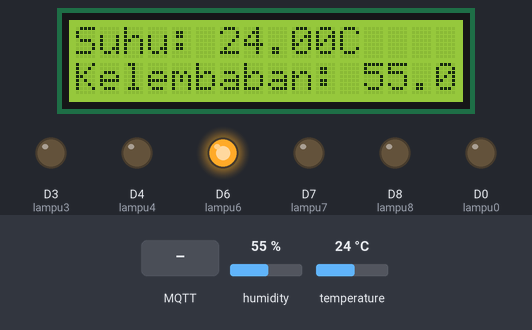
A sketch run on a simulated ESP8266 (NodeMCU). Shown: 16×2 character LCD, output pins drawn as LEDs (lit = HIGH). Inputs (shaded band) come from the test bench; at power-on: temperature 24 °C, humidity 55 %. WiFi joins after 1.5 s; servers stay silent unless stated; no MQTT or app messages arrive unless stated; what the sketch prints to the serial monitor is not drawn.

Above: at 2.7 s.
2.8 s: temperature set to 33 °C
At 7.1 s:
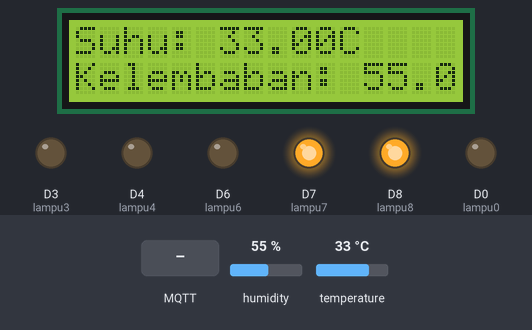
8.2 s: MQTT message "D1_ON" arrives on the first subscribed topic
At 12.3 s:
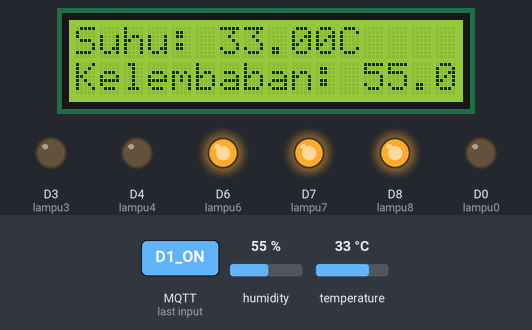
13.3 s: MQTT message "D2_OFF" arrives on the first subscribed topic
At 17.6 s:
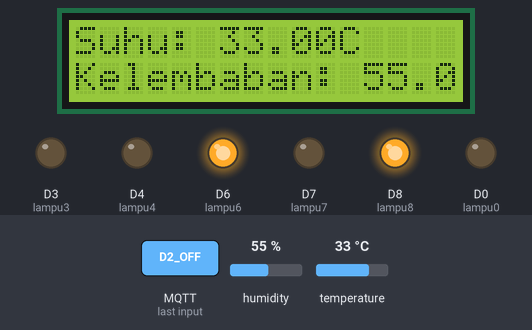
18.3 s: MQTT message "D1_OFF" arrives on the first subscribed topic
At 22.9 s:
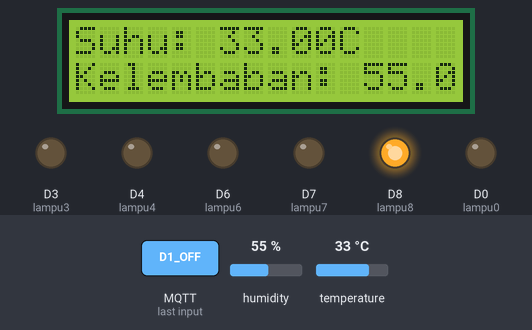
23.4 s: humidity set to 22 %
At 27.5 s:
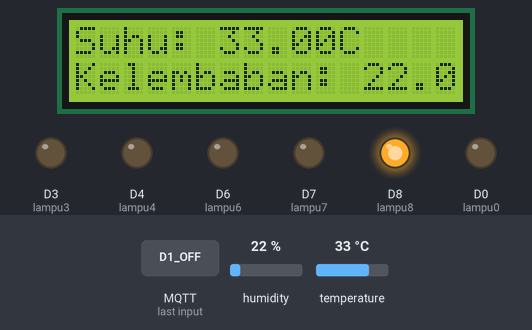
28.5 s: MQTT message "D3_OFF" arrives on the first subscribed topic
At 32.8 s:
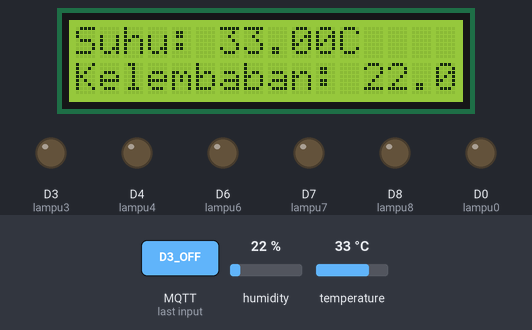
Timing chart, 0 to 34.3 s (numbered marks = the images above; inputs shaded):
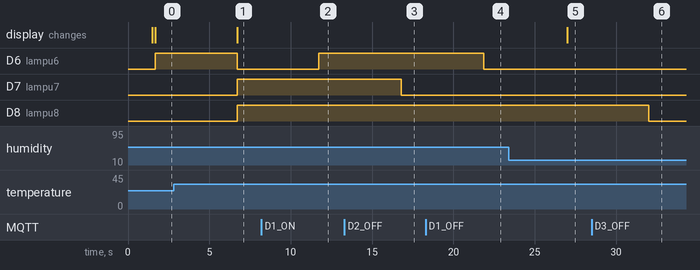

The sketch:

arduino.ino
```cpp
#include <EEPROM.h>
#include <ESP8266WiFi.h>
#include <PubSubClient.h>
#include <LiquidCrystal_I2C.h>
#include <Wire.h>
#include "DHT.h"


#define lampu0 D0
#define lampu3 0
#define lampu4 2
#define lampu6 12
#define lampu7 13
#define lampu8 15
#define DHTPIN D5
#define DHTTYPE DHT11


const char* ssid = "ONECARE_wifi";
const char* password = "duasaudara";
const char* revolusi_server = "x2.revolusi-it.com";
const char* user = "usm";
const char* pass = "usmjaya001";
const char* topik_temperature = "G.231.22.0030/temperature";
const char* topik_humidity = "G.231.22.0030/humidityy";
const char* topik_control = "G.231.22.0030/control";

WiFiClient espClient;
PubSubClient client(espClient);
LiquidCrystal_I2C lcd(0x27, 16, 2);
DHT dht(DHTPIN, DHTTYPE);


bool statusLampu6 = false;
bool statusLampu7 = false;
bool statusLampu8 = false;
bool kontrolManual = false;

void reconnect() {
    while (!client.connected()) {
        Serial.print("Menghubungkan ke revolusi Server: ");
        Serial.println(revolusi_server);
        if (client.connect("G.231.22.0030", "usm", "usmjaya001")) {
            Serial.println("Terhubung ke revolusi");

            client.subscribe(topik_control);
        } else {
            Serial.print("Gagal, rc=");
            Serial.print(client.state());
            Serial.println(" Coba lagi dalam 5 detik...");
            delay(5000);
        }
    }
}


void callback(char* topic, byte* payload, unsigned int length) {
    String pesan = "";
    for (int i = 0; i < length; i++) {
        pesan += (char)payload[i];
    }

    Serial.print("Pesan diterima pada topik ");
    Serial.print(topic);
    Serial.print(": ");
    Serial.println(pesan);

    if (String(topic) == topik_control) {
        kontrolManual = true;
        if (pesan == "D1_ON") {
            digitalWrite(lampu6, HIGH);
            statusLampu6 = true;
            Serial.println("Lampu D1 ON (Manual)");
        } else if (pesan == "D1_OFF") {
            digitalWrite(lampu6, LOW);
            statusLampu6 = false;
            Serial.println("Lampu D1 OFF (Manual)");
        } else if (pesan == "D2_ON") {
            digitalWrite(lampu7, HIGH);
            statusLampu7 = true;
            Serial.println("Lampu D2 ON (Manual)");
        } else if (pesan == "D2_OFF") {
            digitalWrite(lampu7, LOW);
            statusLampu7 = false;
            Serial.println("Lampu D2 OFF (Manual)");
        } else if (pesan == "D3_ON") {
            digitalWrite(lampu8, HIGH);
            statusLampu8 = true;
            Serial.println("Lampu D3 ON (Manual)");
        } else if (pesan == "D3_OFF") {
            digitalWrite(lampu8, LOW);
            statusLampu8 = false;
            Serial.println("Lampu D3 OFF (Manual)");
        } else if (pesan == "AUTO") {
            kontrolManual = false;
            Serial.println("Mode otomatis aktif");
        } else {
            Serial.println("Perintah tidak valid");
        }
    }
}

void konek_wifi() {
    WiFi.begin(ssid, password);
    Serial.print("Menghubungkan ke WiFi");
    while (WiFi.status() != WL_CONNECTED) {
        delay(500);
        Serial.print(".");
    }
    Serial.println("\nWiFi connected");
}

void setup() {
    Serial.begin(9600);

    konek_wifi();
    client.setServer(revolusi_server, 1883);
    client.setCallback(callback);


    pinMode(lampu0, OUTPUT);
    pinMode(lampu3, OUTPUT);
    pinMode(lampu4, OUTPUT);
    pinMode(lampu6, OUTPUT);
    pinMode(lampu7, OUTPUT);
    pinMode(lampu8, OUTPUT);

    digitalWrite(lampu6, LOW);
    digitalWrite(lampu7, LOW);
    digitalWrite(lampu8, LOW);

    Wire.begin();
    lcd.begin(16, 2);
    lcd.backlight();
    dht.begin();
}

void loop() {
    if (WiFi.status() != WL_CONNECTED) {
        konek_wifi();
    }
    if (!client.connected()) {
        reconnect();
    }
    client.loop();

    float h = dht.readHumidity();
    float t = dht.readTemperature();

    if (isnan(h) || isnan(t)) {
        Serial.println("Gagal membaca sensor DHT!");
        delay(2000);
        return;
    }


    lcd.clear();
    lcd.setCursor(0, 0);
    lcd.print("Suhu: " + String(t) + "C");
    lcd.setCursor(0, 1);
    lcd.print("Kelembaban: " + String(h) + "%");


    String dataSuhu = String(t);
    String dataHumidity = String(h);

    client.publish("G.231.22.0030/humidity", dataHumidity.c_str());

    Serial.println("Temperature: " + dataSuhu);
    Serial.println("Humidity: " + dataHumidity);


    client.publish("G.231.22.0030/temperature", dataSuhu.c_str());


    if (!kontrolManual) {
        if (t >= 29 && t < 30) {
            digitalWrite(lampu6, LOW);
            digitalWrite(lampu7, HIGH);
            digitalWrite(lampu8, LOW);
        } else if (t >= 30 && t < 31) {
            digitalWrite(lampu6, LOW);
            digitalWrite(lampu7, LOW);
            digitalWrite(lampu8, HIGH);
        } else if (t >= 31) {
            digitalWrite(lampu6, LOW);
            digitalWrite(lampu7, HIGH);
            digitalWrite(lampu8, HIGH);
        } else {
            digitalWrite(lampu6, HIGH);
            digitalWrite(lampu7, LOW);
            digitalWrite(lampu8, LOW);
        }
    }

    delay(5000);
}
```

Measured:
- after the input at 2.8 s, D6 (lampu6): HIGH → LOW after 3.9 s; D7 (lampu7), D8 (lampu8): LOW → HIGH after 3.9 s; the display: changes after 3.9 s (image 1)
- after the input at 8.2 s, D6 (lampu6): LOW → HIGH after 3.5 s
- after the input at 13.3 s, D7 (lampu7): HIGH → LOW after 3.5 s
- after the input at 18.3 s, D6 (lampu6): HIGH → LOW after 3.6 s
- after the input at 23.4 s, the display: changes after 3.6 s (image 5)
- after the input at 28.5 s, D8 (lampu8): HIGH → LOW after 3.5 s
